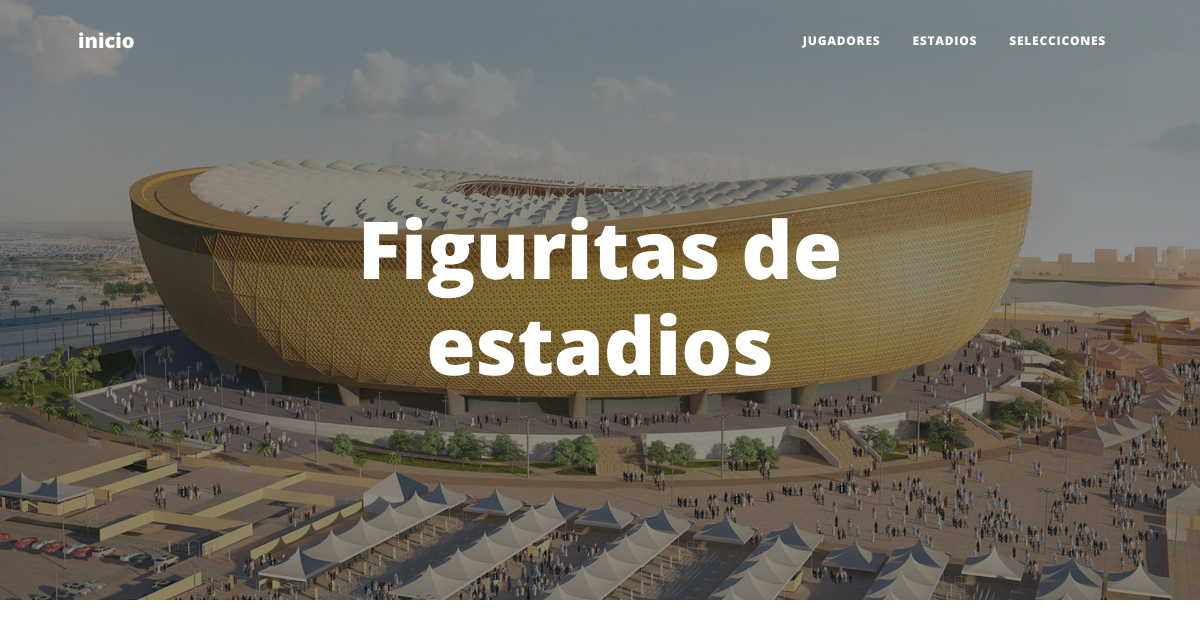
/figurines/stadiums_list/, run on an earlier commit of the app's database.
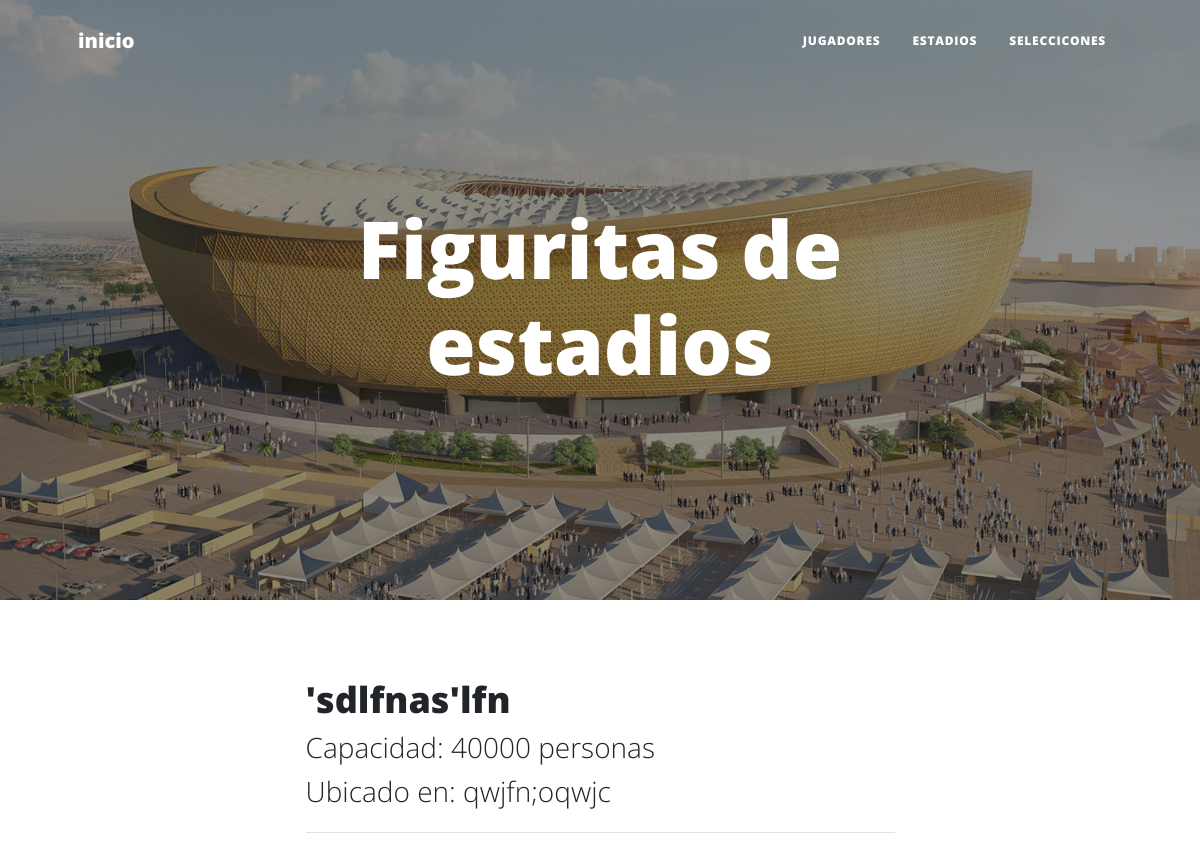
And on a later commit of the database.
### figurines/models.py (models this page shows)
class Stadium(models.Model):
    name = models.CharField(max_length=50)
    capacity = models.IntegerField()
    city = models.CharField(max_length=50)

### figurines/views.py (the view)
# urls.py: path("stadiums_list/", views.show_stadiums, name="stadiums-list")
def show_stadiums(request):
    stadiums = Stadium.objects.all()
    context_dict = {
        "stadiums": stadiums
        }
    return render(
        request=request,
        context=context_dict,
        template_name='figurines/stadiums.html'
    )

### figurines/templates/figurines/stadiums.html
{% extends 'home/index.html' %}
{% load static %}
{% block block_content %}
<header class="masthead" style="background-image: url('../../static/home/assets/img/estadio1.jpeg')">
    <div class="container position-relative px-4 px-lg-5">
        <div class="row gx-4 gx-lg-5 justify-content-center">
            <div class="col-md-10 col-lg-8 col-xl-7">
                <div class="site-heading">
                    <h1>Figuritas de estadios</h1>
                </div>
            </div>
        </div>
    </div>
</header>
<div class="container px-4 px-lg-5">
    <div class="row gx-4 gx-lg-5 justify-content-center">
        <div class="col-md-10 col-lg-8 col-xl-7">
            {% for stadium in stadiums %}
            <div class="post-preview">
                <a href="post.html">
                    <h2 class="post-title">{{ stadium.name }}</h2>
                    <h3 class="post-subtitle">Capacidad: {{ stadium.capacity }} personas</h3>
                    <h3 class="post-subtitle">Ubicado en: {{ stadium.city }}</h3>
                </a>
            </div>
            <hr class="my-4" />
            {% endfor %}
        </div>
    </div>
</div>
{% endblock %}

What changed in the data, as far as the page shows it:
added Stadium: name "'sdlfnas'lfn", capacity "40000", city "qwjfn;oqwjc"
